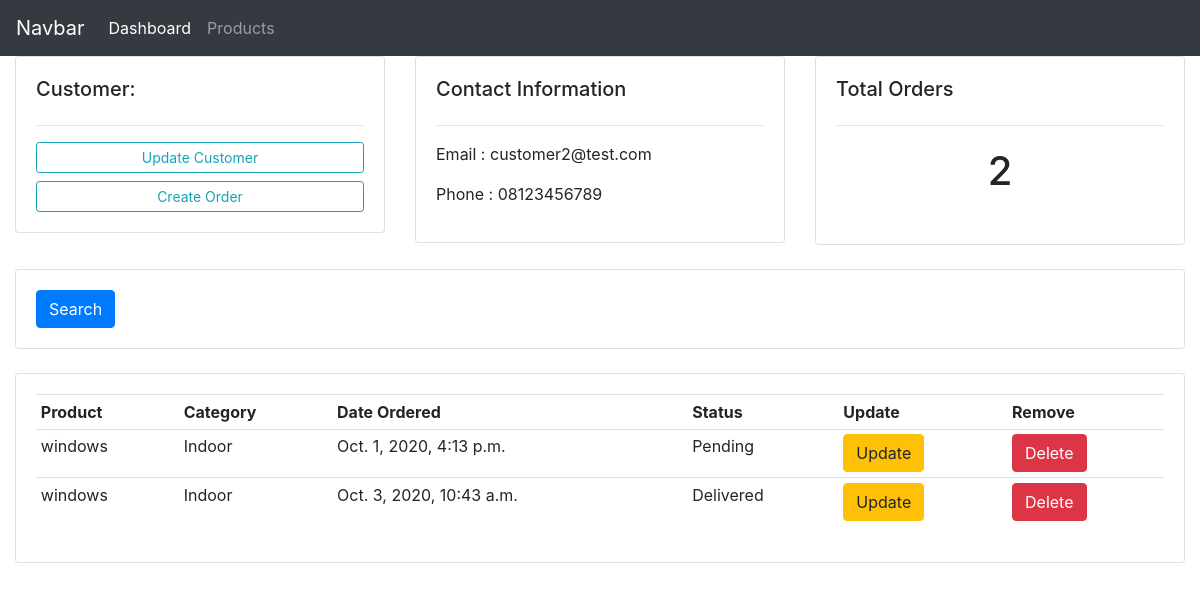
The page /accounts/customer/2/ on the database as committed earlier.
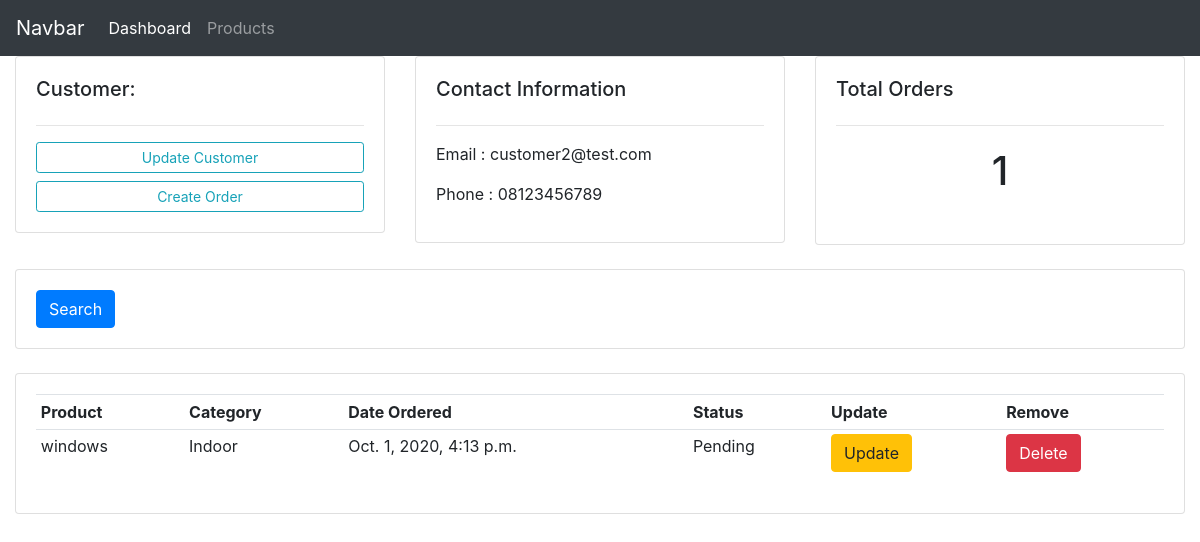
The same page on the database as committed later.
### accounts/models.py (models this page shows, shortened)
class Order(models.Model):
    STATUS_CHOICES = (
        ('Pending','Pending'),
        ('Out of Delivery','Out of Delivery'),
        ('Delivered','Delivered'),
    )
    customer = models.ForeignKey(Customer,null=True,on_delete=models.SET_NULL)
    product = models.ForeignKey(Product,null=True,on_delete=models.SET_NULL)
    date_created = models.DateTimeField(auto_now_add=True)
    status = models.CharField(max_length=20,null=True,choices=STATUS_CHOICES)
    tags = models.ManyToManyField(tag)

class Product(models.Model):
    CATEGORY_CHOICES = (
        ('Indoor','Indoor'),
        ('Outdoor','Outdoor')
    )
    name = models.CharField(max_length=200,null=True)
    price = models.IntegerField(null=True)
    category = models.CharField(max_length=20,null=True,choices=CATEGORY_CHOICES)
    description = models.CharField(max_length=200,null=True)
    date_created = models.DateTimeField(auto_now_add=True,null=True)

### accounts/views.py (the view)
# urls.py: path('customer/<int:pk>/',customer,name='customer'),
def customer(request,pk):
    customer = Customer.objects.get(id=pk)
    orders = customer.order_set.all()
    total_orders = orders.count()
    context={
        'customer':customer,
        'orders':orders,
        'total_orders':total_orders,
    }
    return render(request,'accounts/customer.html',context)

### accounts/templates/accounts/customer.html (shortened to what this page needs)
{% extends 'accounts/main.html' %}
{% block content %}
    <div class="row">
        <div class="col-md">
            <div class="card card-body">
                <h5>Customer:</h5>
                <hr>
                <a class="btn btn-outline-info btn-sm btn-block" href="">Update Customer</a>
                <a class="btn btn-outline-info btn-sm btn-block" href="{% url 'accounts:order_create' customer.id %}">Create Order</a>
            </div>
        </div>
        <div class="col-md">
            <div class="card card-body">
                <h5>Contact Information</h5>
                <hr>
                <p>Email : {{customer.email}}</p>
                <p>Phone : {{customer.phone}}</p>
            </div>
        </div>
        <div class="col-md">
            <div class="card card-body">
                <h5>Total Orders</h5>
                <hr>
                <h1 style="text-align: center;padding: 5px;">{{total_orders}}</p>
            </div>
        </div>
    </div>
    <br>
    <div class="row">
        <div class="col">
            <div class="card card-body">
                <form method="get">
                    <button class="btn btn-primary" type="submit">Search</button>
                </form>
            </div>
        </div>
    </div>
    <br>
    <div class="row">
        <div class="col">
            <div class="card card-body">
                <table class="table table-sm">
                    <tr>
                        <th>Product</th>
                        <th>Category</th>
                        <th>Date Ordered</th>
                        <th>Status</th>
                        <th>Update</th>
                        <th>Remove</th>
                    </tr>
                    {% for order in orders %}
                        <tr>
                            <td> {{order.product.name}} </td>
                            <td> {{order.product.category}} </td>
                            <td> {{order.date_created}} </td>
                            <td> {{order.status}} </td>
                            <td><a href="{% url 'accounts:order_update' order.id %}" class="btn btn-warning">Update</a></th>
                                <td><a href="{% url 'accounts:order_delete' order.id %}" class="btn btn-danger">Delete</a></th>
                        </tr>
                    {% endfor %}
                </table>
            </div>
        </div>
    </div>
{% endblock %}

Rows that differ between the two databases and show on the page:
removed Order: product.name "windows", product.category "Indoor", date_created "Oct. 3, 2020, 10:43 a.m.", status "Delivered"
Other text that changed with them:
{{ total_orders }}: "2" → "1"
